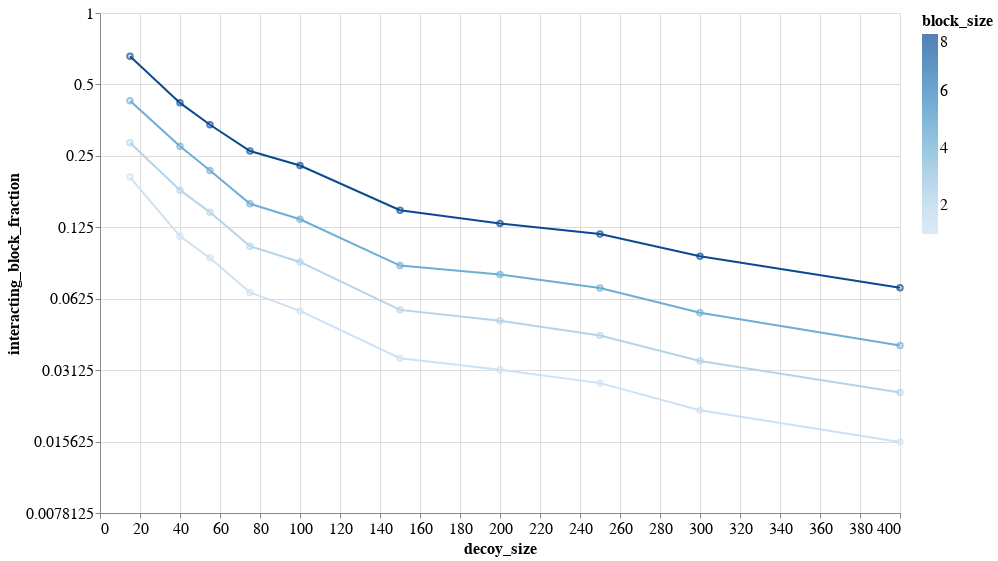

Source (notebook cell):
### Code cell
rec = []
for dsize, d in decoys.items():
    for bsize in (1, 2, 4, 8):
        bit = tmol.score.ljlk.cpp_potential.cpu.block_interaction_lists(d.tmol_coords, 6.0, bsize)
        bit_frac = float(bit.shape[0]) / (d.tmol_coords.shape[0] / bsize) ** 2
        rec.append(dict(decoy_size=dsize, interacting_block_fraction=bit_frac, block_size=bsize))

c = altair.Chart(pandas.DataFrame.from_records(rec))

encoding = dict(x="decoy_size", y=altair.Y("interacting_block_fraction", scale=altair.Scale(type="log", base=2)), color="block_size", )
sum([c.mark_line().encode(**encoding), c.mark_point().encode(**encoding)])

### Figure 1 — Vega-Lite specification as saved in the notebook (floating-point values rounded to 4 significant figures)
{"$schema": "https://vega.github.io/schema/vega-lite/v2.6.0.json", "config": {"axis": {"labelFontSize": 16, "titleFontSize": 16}, "header": {"labelFontSize": 16, "titleFontSize": 16}, "legend": {"labelFontSize": 16, "titleFontSize": 16}, "title": {"fontSize": 16}, "view": {"height": 500, "width": 800}}, "datasets": {"data-a05cb3471addb8005a387c9b7ac03162": [{"block_size": 1, "decoy_size": 100, "interacting_block_fraction": 0.05551}, {"block_size": 2, "decoy_size": 100, "interacting_block_fraction": 0.0893}, {"block_size": 4, "decoy_size": 100, "interacting_block_fraction": 0.1351}, {"block_size": 8, "decoy_size": 100, "interacting_block_fraction": 0.2277}, {"block_size": 1, "decoy_size": 150, "interacting_block_fraction": 0.03508}, {"block_size": 2, "decoy_size": 150, "interacting_block_fraction": 0.05609}, {"block_size": 4, "decoy_size": 150, "interacting_block_fraction": 0.0862}, {"block_size": 8, "decoy_size": 150, "interacting_block_fraction": 0.1475}, {"block_size": 1, "decoy_size": 40, "interacting_block_fraction": 0.1145}, {"block_size": 2, "decoy_size": 40, "interacting_block_fraction": 0.1792}, {"block_size": 4, "decoy_size": 40, "interacting_block_fraction": 0.2742}, {"block_size": 8, "decoy_size": 40, "interacting_block_fraction": 0.4181}, {"block_size": 1, "decoy_size": 75, "interacting_block_fraction": 0.06643}, {"block_size": 2, "decoy_size": 75, "interacting_block_fraction": 0.1041}, {"block_size": 4, "decoy_size": 75, "interacting_block_fraction": 0.157}, {"block_size": 8, "decoy_size": 75, "interacting_block_fraction": 0.2619}, {"block_size": 1, "decoy_size": 55, "interacting_block_fraction": 0.09278}, {"block_size": 2, "decoy_size": 55, "interacting_block_fraction": 0.1447}, {"block_size": 4, "decoy_size": 55, "interacting_block_fraction": 0.217}, {"block_size": 8, "decoy_size": 55, "interacting_block_fraction": 0.338}, {"block_size": 1, "decoy_size": 15, "interacting_block_fraction": 0.2036}, {"block_size": 2, "decoy_size": 15, "interacting_block_fraction": 0.2837}, {"block_size": 4, "decoy_size": 15, "interacting_block_fraction": 0.4272}, {"block_size": 8, "decoy_size": 15, "interacting_block_fraction": 0.6566}, {"block_size": 1, "decoy_size": 400, "interacting_block_fraction": 0.01557}, {"block_size": 2, "decoy_size": 400, "interacting_block_fraction": 0.02514}, {"block_size": 4, "decoy_size": 400, "interacting_block_fraction": 0.0397}, {"block_size": 8, "decoy_size": 400, "interacting_block_fraction": 0.0695}, {"block_size": 1, "decoy_size": 250, "interacting_block_fraction": 0.02755}, {"block_size": 2, "decoy_size": 250, "interacting_block_fraction": 0.0437}, {"block_size": 4, "decoy_size": 250, "interacting_block_fraction": 0.06928}, {"block_size": 8, "decoy_size": 250, "interacting_block_fraction": 0.1171}, {"block_size": 1, "decoy_size": 200, "interacting_block_fraction": 0.03137}, {"block_size": 2, "decoy_size": 200, "interacting_block_fraction": 0.05043}, {"block_size": 4, "decoy_size": 200, "interacting_block_fraction": 0.07909}, {"block_size": 8, "decoy_size": 200, "interacting_block_fraction": 0.1296}, {"block_size": 1, "decoy_size": 300, "interacting_block_fraction": 0.02118}, {"block_size": 2, "decoy_size": 300, "interacting_block_fraction": 0.03413}, {"block_size": 4, "decoy_size": 300, "interacting_block_fraction": 0.0545}, {"block_size": 8, "decoy_size": 300, "interacting_block_fraction": 0.09438}]}, "layer": [{"data": {"name": "data-a05cb3471addb8005a387c9b7ac03162"}, "encoding": {"color": {"field": "block_size", "type": "quantitative"}, "x": {"field": "decoy_size", "type": "quantitative"}, "y": {"field": "interacting_block_fraction", "scale": {"base": 2, "type": "log"}, "type": "quantitative"}}, "mark": "line"}, {"data": {"name": "data-a05cb3471addb8005a387c9b7ac03162"}, "encoding": {"color": {"field": "block_size", "type": "quantitative"}, "x": {"field": "decoy_size", "type": "quantitative"}, "y": {"field": "interacting_block_fraction", "scale": {"base": 2, "type": "log"}, "type": "quantitative"}}, "mark": "point"}]}
